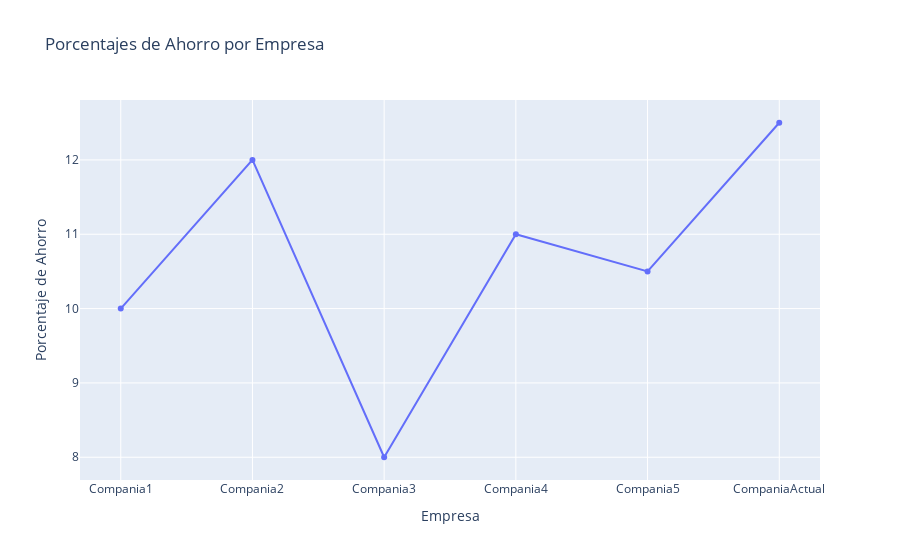

The notebook cell this image was saved under:
### Code cell
import pandas as pd
import plotly.express as px
data = {
    'Empresa': ['Compania1', 'Compania2', 'Compania3', 'Compania4', 'Compania5', 'CompaniaActual'],
    'Ahorro': [10, 12, 8, 11, 10.5, 12.5], 
}
df = pd.DataFrame(data)

fig = px.scatter(df, x='Empresa', y='Ahorro', 
                 title='Porcentajes de Ahorro por Empresa',
                 labels={'Ahorro': 'Porcentaje de Ahorro', 'Empresa': 'Empresa'},
                 )

fig.update_traces(mode='lines+markers', connectgaps=True)
fig.show()

### Figure 1 — Plotly figure (JSON) as saved in the notebook; plotly's stock layout.template omitted (floating-point values rounded to 4 significant figures)
{"data": [{"connectgaps": true, "hovertemplate": "Empresa=%{x}<br>Porcentaje de Ahorro=%{y}<extra></extra>", "legendgroup": "", "marker": {"color": "#636efa", "symbol": "circle"}, "mode": "lines+markers", "name": "", "orientation": "v", "showlegend": false, "type": "scatter", "x": ["Compania1", "Compania2", "Compania3", "Compania4", "Compania5", "CompaniaActual"], "xaxis": "x", "y": [10, 12, 8, 11, 10.5, 12.5], "yaxis": "y"}], "layout": {"legend": {"tracegroupgap": 0}, "title": {"text": "Porcentajes de Ahorro por Empresa"}, "xaxis": {"anchor": "y", "domain": [0, 1], "title": {"text": "Empresa"}}, "yaxis": {"anchor": "x", "domain": [0, 1], "title": {"text": "Porcentaje de Ahorro"}}}}
